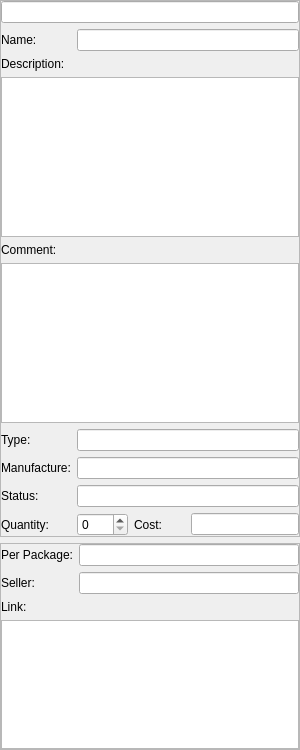
<?xml version="1.0" encoding="UTF-8"?>
<ui version="4.0">
 <class>CompEditor</class>
 <widget class="QWidget" name="CompEditor">
  <property name="geometry">
   <rect>
    <x>0</x>
    <y>0</y>
    <width>300</width>
    <height>750</height>
   </rect>
  </property>
  <property name="sizePolicy">
   <sizepolicy hsizetype="Fixed" vsizetype="Preferred">
    <horstretch>0</horstretch>
    <verstretch>0</verstretch>
   </sizepolicy>
  </property>
  <property name="windowTitle">
   <string>Form</string>
  </property>
  <layout class="QVBoxLayout" name="verticalLayout">
   <property name="leftMargin">
    <number>0</number>
   </property>
   <property name="topMargin">
    <number>0</number>
   </property>
   <property name="rightMargin">
    <number>0</number>
   </property>
   <property name="bottomMargin">
    <number>0</number>
   </property>
   <item>
    <widget class="QFrame" name="uiGeneralInfoFrame">
     <property name="frameShape">
      <enum>QFrame::StyledPanel</enum>
     </property>
     <property name="frameShadow">
      <enum>QFrame::Raised</enum>
     </property>
     <layout class="QGridLayout" name="gridLayout">
      <property name="leftMargin">
       <number>0</number>
      </property>
      <property name="topMargin">
       <number>0</number>
      </property>
      <property name="rightMargin">
       <number>0</number>
      </property>
      <property name="bottomMargin">
       <number>0</number>
      </property>
      <item row="0" column="0" colspan="4">
       <widget class="QLineEdit" name="uiTagDisplay">
        <property name="readOnly">
         <bool>true</bool>
        </property>
       </widget>
      </item>
      <item row="1" column="0">
       <widget class="QLabel" name="label">
        <property name="text">
         <string>Name:</string>
        </property>
       </widget>
      </item>
      <item row="1" column="1" colspan="3">
       <widget class="QLineEdit" name="uiNameEdit"/>
      </item>
      <item row="2" column="0">
       <widget class="QLabel" name="label_2">
        <property name="text">
         <string>Description:</string>
        </property>
       </widget>
      </item>
      <item row="3" column="0" colspan="4">
       <widget class="QPlainTextEdit" name="uiDescEdit"/>
      </item>
      <item row="4" column="0">
       <widget class="QLabel" name="label_3">
        <property name="text">
         <string>Comment:</string>
        </property>
       </widget>
      </item>
      <item row="5" column="0" colspan="4">
       <widget class="QPlainTextEdit" name="uiCommentEdit"/>
      </item>
      <item row="6" column="0">
       <widget class="QLabel" name="label_4">
        <property name="text">
         <string>Type:</string>
        </property>
       </widget>
      </item>
      <item row="6" column="1" colspan="3">
       <widget class="QLineEdit" name="uiTypeDisplay">
        <property name="readOnly">
         <bool>true</bool>
        </property>
       </widget>
      </item>
      <item row="7" column="0">
       <widget class="QLabel" name="label_6">
        <property name="text">
         <string>Manufacture:</string>
        </property>
       </widget>
      </item>
      <item row="7" column="1" colspan="3">
       <widget class="QStackedWidget" name="stackedWidget">
        <property name="currentIndex">
         <number>0</number>
        </property>
        <widget class="QWidget" name="uiNonEditableManufacture">
         <layout class="QHBoxLayout" name="horizontalLayout_2">
          <property name="spacing">
           <number>0</number>
          </property>
          <property name="leftMargin">
           <number>0</number>
          </property>
          <property name="topMargin">
           <number>0</number>
          </property>
          <property name="rightMargin">
           <number>0</number>
          </property>
          <property name="bottomMargin">
           <number>0</number>
          </property>
          <item>
           <widget class="QLineEdit" name="uiManufactureDisplay">
            <property name="readOnly">
             <bool>true</bool>
            </property>
           </widget>
          </item>
         </layout>
        </widget>
        <widget class="QWidget" name="uiEditableManufacture">
         <layout class="QHBoxLayout" name="horizontalLayout_3">
          <property name="spacing">
           <number>0</number>
          </property>
          <property name="leftMargin">
           <number>0</number>
          </property>
          <property name="topMargin">
           <number>0</number>
          </property>
          <property name="rightMargin">
           <number>0</number>
          </property>
          <property name="bottomMargin">
           <number>0</number>
          </property>
          <item>
           <widget class="QComboBox" name="uiManufactureEdit"/>
          </item>
         </layout>
        </widget>
       </widget>
      </item>
      <item row="8" column="0">
       <widget class="QLabel" name="label_5">
        <property name="text">
         <string>Status:</string>
        </property>
       </widget>
      </item>
      <item row="8" column="1" colspan="3">
       <widget class="QStackedWidget" name="stackedWidget_2">
        <property name="currentIndex">
         <number>0</number>
        </property>
        <widget class="QWidget" name="uiNonEditableStatus">
         <layout class="QHBoxLayout" name="horizontalLayout">
          <property name="spacing">
           <number>0</number>
          </property>
          <property name="leftMargin">
           <number>0</number>
          </property>
          <property name="topMargin">
           <number>0</number>
          </property>
          <property name="rightMargin">
           <number>0</number>
          </property>
          <property name="bottomMargin">
           <number>0</number>
          </property>
          <item>
           <widget class="QLineEdit" name="uiStatusDisplay">
            <property name="readOnly">
             <bool>true</bool>
            </property>
           </widget>
          </item>
         </layout>
        </widget>
        <widget class="QWidget" name="uiEditableStatus">
         <layout class="QHBoxLayout" name="horizontalLayout_4">
          <property name="spacing">
           <number>0</number>
          </property>
          <property name="leftMargin">
           <number>0</number>
          </property>
          <property name="topMargin">
           <number>0</number>
          </property>
          <property name="rightMargin">
           <number>0</number>
          </property>
          <property name="bottomMargin">
           <number>0</number>
          </property>
          <item>
           <widget class="QComboBox" name="uiStatusEdit"/>
          </item>
         </layout>
        </widget>
       </widget>
      </item>
      <item row="9" column="0">
       <widget class="QLabel" name="label_8">
        <property name="sizePolicy">
         <sizepolicy hsizetype="Preferred" vsizetype="Preferred">
          <horstretch>0</horstretch>
          <verstretch>0</verstretch>
         </sizepolicy>
        </property>
        <property name="text">
         <string>Quantity:</string>
        </property>
       </widget>
      </item>
      <item row="9" column="1">
       <widget class="QSpinBox" name="uiQtyEdit">
        <property name="sizePolicy">
         <sizepolicy hsizetype="Minimum" vsizetype="Fixed">
          <horstretch>0</horstretch>
          <verstretch>0</verstretch>
         </sizepolicy>
        </property>
       </widget>
      </item>
      <item row="9" column="2">
       <widget class="QLabel" name="label_7">
        <property name="sizePolicy">
         <sizepolicy hsizetype="Preferred" vsizetype="Preferred">
          <horstretch>0</horstretch>
          <verstretch>0</verstretch>
         </sizepolicy>
        </property>
        <property name="text">
         <string>Cost:</string>
        </property>
       </widget>
      </item>
      <item row="9" column="3">
       <widget class="QLineEdit" name="uiCostEdit">
        <property name="sizePolicy">
         <sizepolicy hsizetype="Minimum" vsizetype="Fixed">
          <horstretch>0</horstretch>
          <verstretch>0</verstretch>
         </sizepolicy>
        </property>
       </widget>
      </item>
     </layout>
    </widget>
   </item>
   <item>
    <widget class="QFrame" name="uiPurchasableFrame">
     <property name="frameShape">
      <enum>QFrame::StyledPanel</enum>
     </property>
     <property name="frameShadow">
      <enum>QFrame::Raised</enum>
     </property>
     <layout class="QGridLayout" name="gridLayout_2">
      <property name="leftMargin">
       <number>0</number>
      </property>
      <property name="topMargin">
       <number>0</number>
      </property>
      <property name="rightMargin">
       <number>0</number>
      </property>
      <property name="bottomMargin">
       <number>0</number>
      </property>
      <item row="0" column="0">
       <widget class="QLabel" name="label_9">
        <property name="text">
         <string>Per Package:</string>
        </property>
       </widget>
      </item>
      <item row="0" column="1">
       <widget class="QLineEdit" name="uiQtyPkgDisplay">
        <property name="readOnly">
         <bool>true</bool>
        </property>
       </widget>
      </item>
      <item row="1" column="0">
       <widget class="QLabel" name="label_10">
        <property name="text">
         <string>Seller:</string>
        </property>
       </widget>
      </item>
      <item row="1" column="1">
       <widget class="QLineEdit" name="uiSellerDisplay">
        <property name="readOnly">
         <bool>true</bool>
        </property>
       </widget>
      </item>
      <item row="2" column="0">
       <widget class="QLabel" name="label_11">
        <property name="text">
         <string>Link:</string>
        </property>
       </widget>
      </item>
      <item row="3" column="0" colspan="2">
       <widget class="QPlainTextEdit" name="uiLinkDisplay">
        <property name="readOnly">
         <bool>true</bool>
        </property>
       </widget>
      </item>
     </layout>
    </widget>
   </item>
  </layout>
 </widget>
 <resources/>
 <connections/>
</ui>
